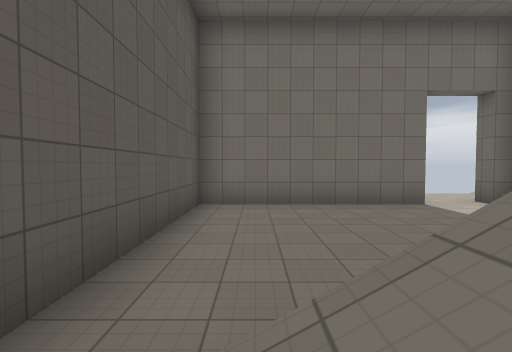
View 1 (above)

17 first-person views from a walk through a 3-D level made in the Godot game engine. The camera is 1.4 m above the floor, tilts 2° down and sees 85° across. The floor is counted in squares, 2 m on a side. Each view is taken from the middle of a square. On the plan, view 1 faces up. The plan holds only what a view shows up to about 9 squares ahead; the rest is blank. The place goes on beyond the plan. Characters and animated objects are left out. Surface patterns are stand-ins for the level's own textures.

View 2
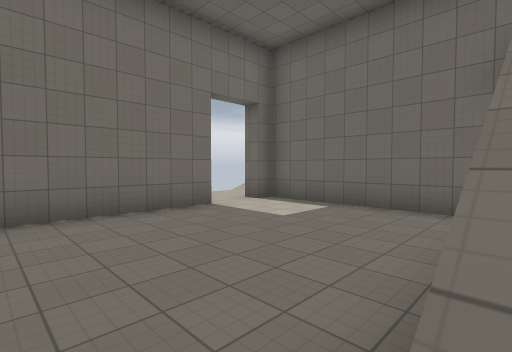

View 3
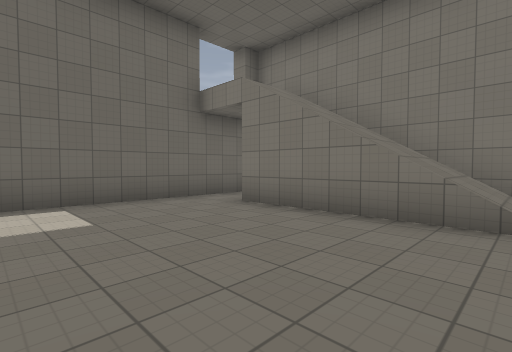

View 4
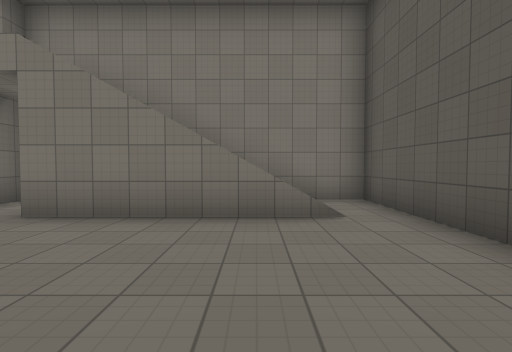

View 5
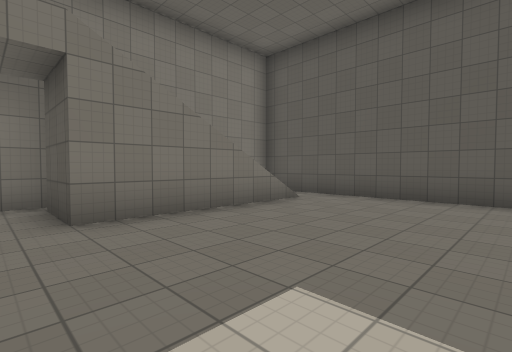

View 6
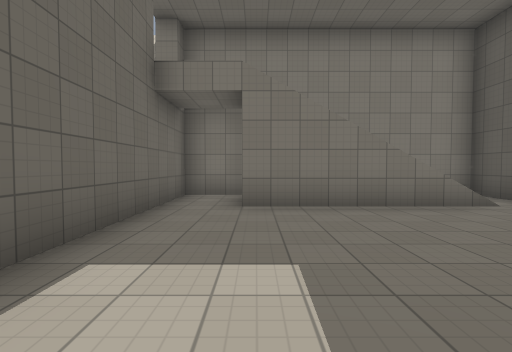

View 7
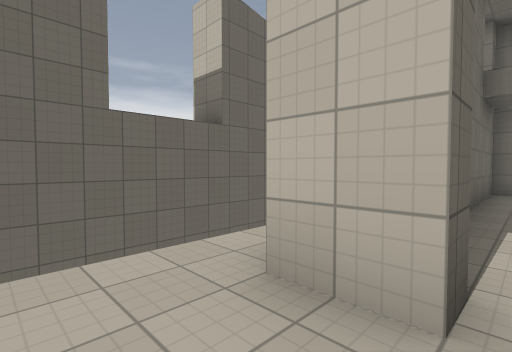

View 8
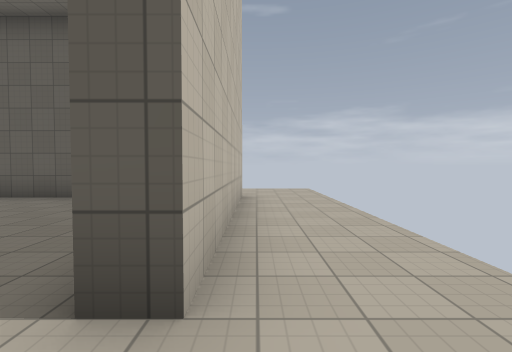

View 9
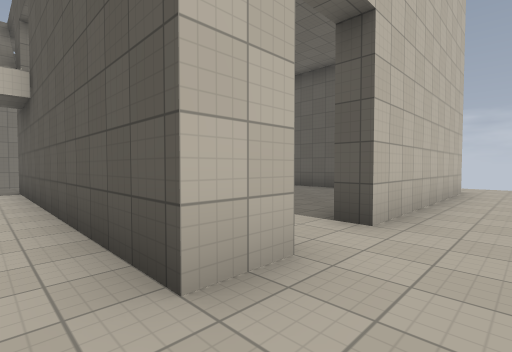

View 10
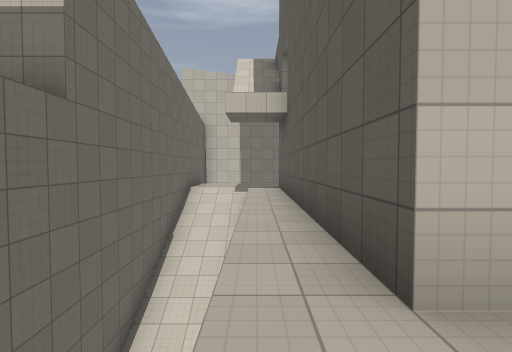

View 11
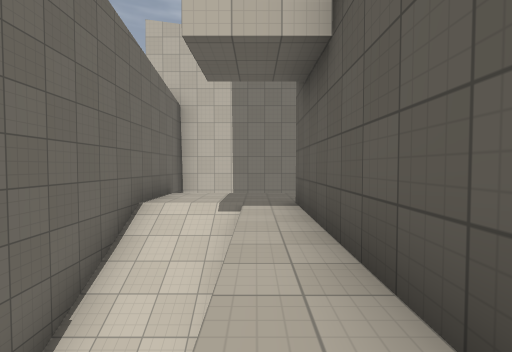

View 12
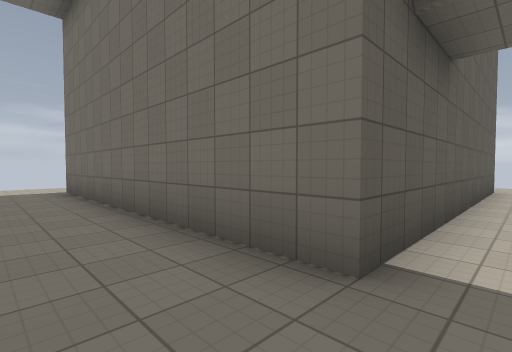

View 13
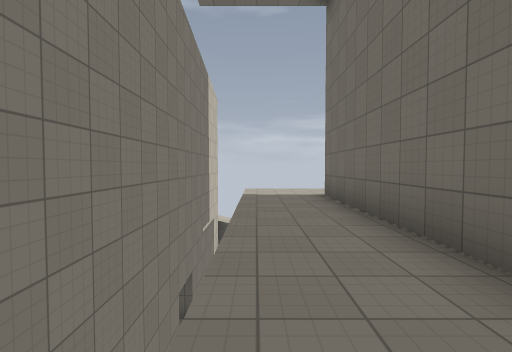

View 14
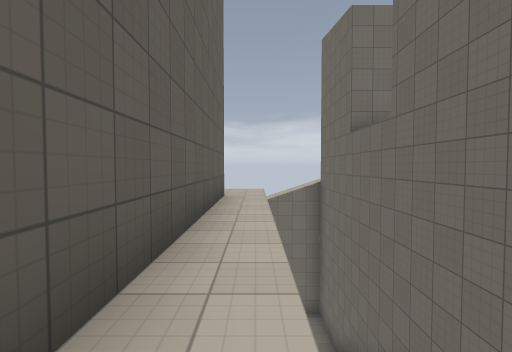

View 15
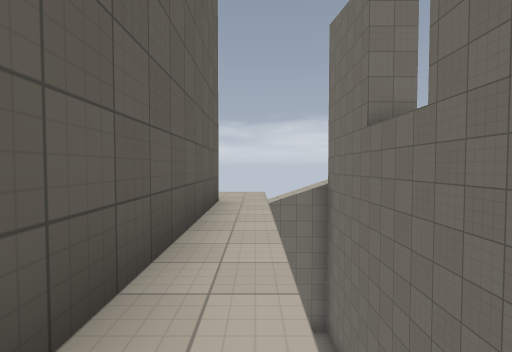

View 16
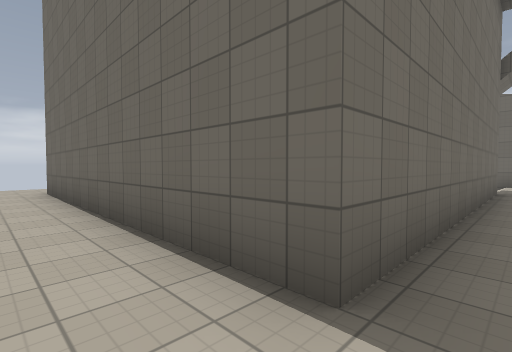

View 17
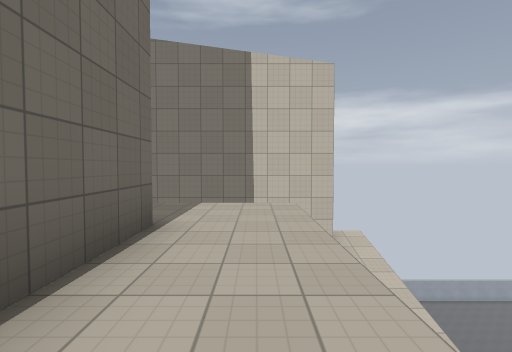

### Floor plan
Key: @ floor where view 1 was taken; # wall or solid block; . main floor; - floor 9 m lower than the main floor; _ floor 19 m lower than the main floor; / step, stairs or slope; ^ raised ledge; v drop or lower ground.
Columns run from 5 left of view 1 to 10 right of it. Each row starts with its distance up from view 1.
 10               ^
  9   _//////     -^
  8   ........../ -^
  7   ........... /#
  6   ..#####..#. /#
  5   ..#......#. /#
  4   ..#......#. /#
  3   ..#......#.//#
  2   ..#......#.//#
  1  /..#/////.#.//#
  0  /..#@////.#.//#
 -1  /..########///^
 -2   .............^
 -3 vv.............^
 -4 vvvvvvvvvv vvv#
 -5 v

Positions as (right, up) in squares from view 1, and headings:
1: (0, 0), facing up
2: (0, 1), facing up-right
3: (0, 5), facing down-right
4: (1, 5), facing down
5: (5, 5), facing down-left
6: (4, 6), facing down
7: (5, 8), facing down-right
8: (5, 7), facing left
9: (7, 8), facing down-left
10: (7, 8), facing down
11: (7, 4), facing down
12: (7, -3), facing up-left
13: (5, -3), facing left
14: (7, 0), facing up
15: (7, 1), facing up
16: (-3, -2), facing up-right
17: (-3, 2), facing down
